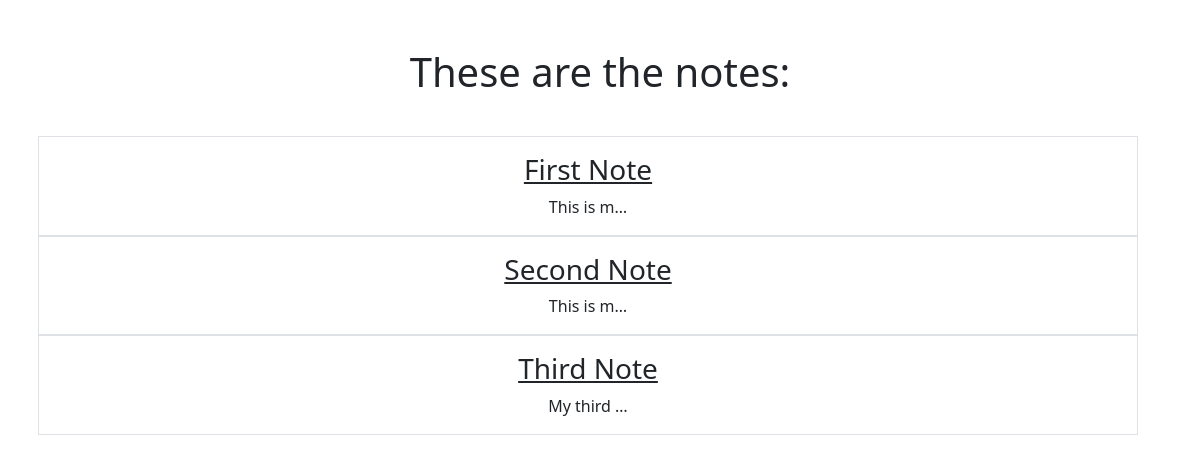
/smart/notes, run on an earlier commit of the app's database.
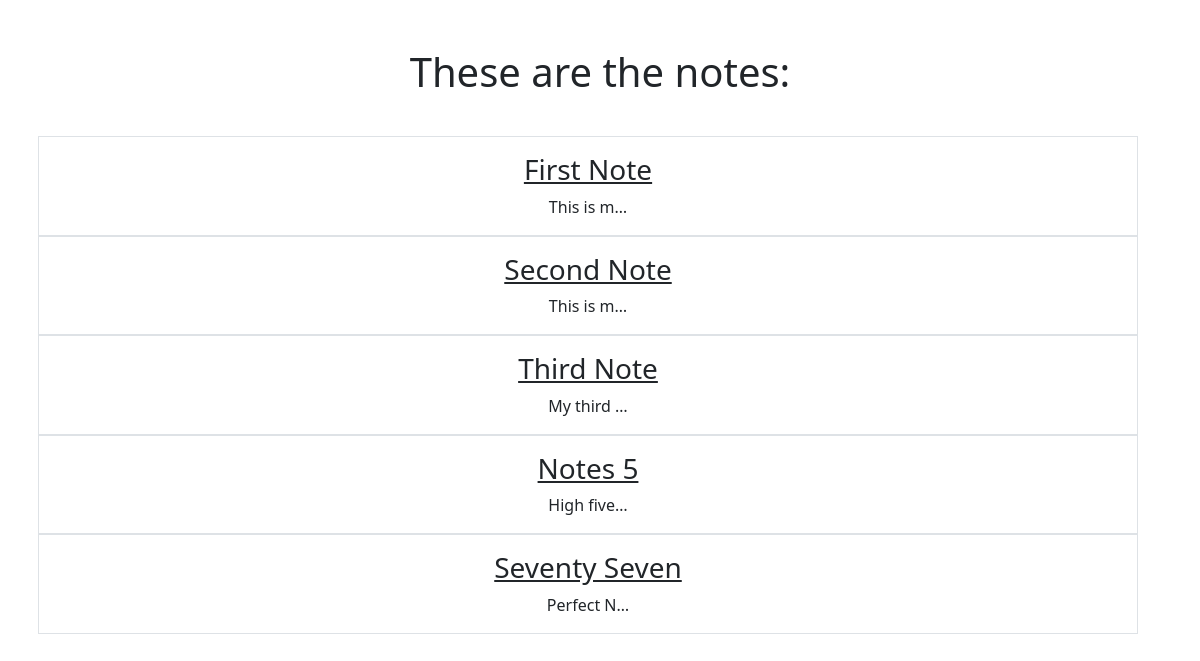
And on a later commit of the database.
### notes/models.py (models this page shows)
class Notes(models.Model):
    title = models.CharField(max_length=200)
    text = models.TextField()
    created = models.DateTimeField(auto_now_add=True)

### notes/views.py (the view)
# urls.py: path('notes', views.NotesListView.as_view(), name="notes.list"),
class NotesListView(ListView):
  model = Notes
  context_object_name = "notes"
  template_name = "notes/notes_list.html'"

### notes/templates/notes/notes_list.html
{% extends "base.html" %}
{% block content %}
    <h1 class="my-5">These are the notes:</h1>
        <div class="row row-cols3 g-2">
            {% for note in notes %}
            <div class="row">
                <div class="p-3 border">
                    <a href="{% url 'notes.detail' pk=note.id %}" class="text-dark text-decoration-non">
                        <h3>{{note.title}}</h3>
                    </a>
                    {{note.text|truncatechars:10}}
                </div>
            </div>
            {% endfor %}
        </div>
{% endblock %}

### static/templates/base.html (shortened to what this page needs)
{% load static %}
<html>
    <head>
        <link href="https://cdn.jsdelivr.net/npm/bootstrap@5.0.1/dist/css/bootstrap.min.css" rel="stylesheet">
    </head>
    <body>
      <div class="my-5 text-center container">
        {% block content %}
        {% endblock %}
      </div>
    </body>
</html>

What changed in the data, as far as the page shows it:
added Notes: title "Notes 5", text "High five…"
added Notes: title "Seventy Seven", text "Perfect N…"
